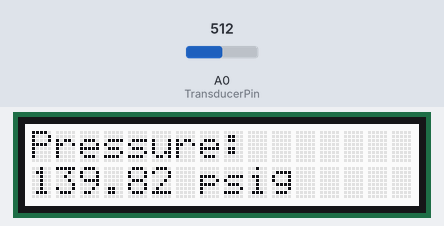
Simulated run of this sketch. Board: Arduino Uno, built with avr-gcc and run on an emulated ATmega328P. Parts: 16×2 character LCD. The inputs (shaded band) are chosen by the test bench; at power-on: A0 (TransducerPin) = 512.

Above: at 1.2 s.
1.3 s: A0 (TransducerPin) set to 716
At 2.5 s:
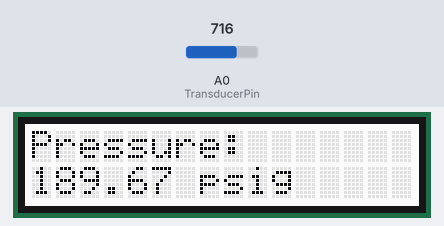
2.8 s: A0 (TransducerPin) set to 900
At 4.0 s:
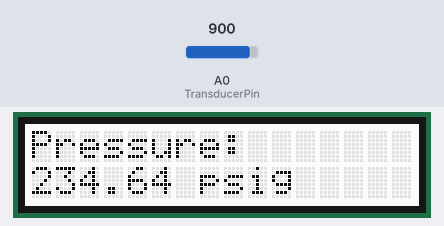
4.3 s: A0 (TransducerPin) set to 1023
At 5.4 s:
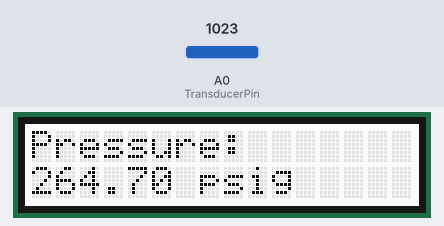
Timing chart, 0 to 7.3 s (numbered marks = the images above; inputs shaded):
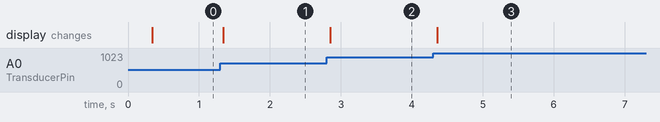

Measured:
- after the input at 1.3 s, the display: changes after 0.05 s (image 1)
- after the input at 2.8 s, the display: changes after 0.05 s (image 2)
- after the input at 4.3 s, the display: changes after 0.06 s (image 3)

The sketch:

Pressure_Transducer.ino
```cpp
//Read Pressure transducer and update display to minimize flickering.
//Richard G. Blair 1/20/2017

// include the library code:
#include <Wire.h>
#include <Adafruit_MCP23017.h>
#include <Adafruit_RGBLCDShield.h>

// The shield uses the I2C SCL and SDA pins. On classic Arduinos
// this is Analog 4 and 5 so you can't use those for analogRead() anymore
// However, you can connect other I2C sensors to the I2C bus and share
// the I2C bus.
Adafruit_RGBLCDShield lcd = Adafruit_RGBLCDShield();

// These #defines make it easy to set the backlight color
#define RED 0x1
#define YELLOW 0x3
#define GREEN 0x2
#define TEAL 0x6
#define BLUE 0x4
#define VIOLET 0x5
#define WHITE 0x7

float TransducerValue=0;
float Pressure=0;
float Prevpressure=0;
byte TransducerPin=0;
String PrintValue;
long starttime;
int timedelay=250;

void setup() {
  // Debugging output
  Serial.begin(9600);
  // set up the LCD's number of columns and rows:
  lcd.begin(16, 2);

  // Print a message to the LCD. We track how long it takes since
  // this library has been optimized a bit and we're proud of it :)
  int time = millis();
  lcd.setCursor(0, 0);//set the cursor to column 0, line 0
  lcd.print("Pressure:");
  lcd.setCursor(0, 1);//set the cursor to column 0, line 1
  lcd.print("  0.00 psig");//Initialize display only numbers will be changed.
  lcd.setBacklight(WHITE);
  starttime=millis();
}

void loop() {
  // set the cursor to column 0, line 1
  // (note: line 1 is the second row, since counting begins with 0):

  if ((millis()-starttime)>timedelay){ //use instead of delay allow Arduino to perform other tasks while waiting to read a value
    starttime=millis();
    lcd.setCursor(0, 1);
    TransducerValue=float(analogRead(TransducerPin));
    //TransducerValue=TransducerValue-102  for real use transducer signal range is from 0.5 to 4.5 now 0 to 4
    Pressure=(TransducerValue*(250.0/1023.0))+14.696;
    //Pressure=(map(TransducerValue,0.0,1023.0,0.0,250.0))+14.696;
    //convert integer read to pressure from a
    //0-5v 200psi max psia transducer and add 14.696 for psig measurement
    //set range to 250 because TransducerValue will be between 0 and 4 volts with a max of 5v or 250 psi (50 psi per volt)
    if (Pressure!=Prevpressure) { //only update LCD when a value changes
      PrintValue=PadString(Pressure,6); //convert to 6 character string
      PrintPressure(PrintValue); //print only numbers to prevent flickering of decimal point
        //Serial.print("[");
        //Serial.print(PrintValue);
        //Serial.println("]");
    }
  }
}

String PadString (float Value, int strlen) {
  String theString;

  theString=String(Value,2);
  while (theString.length()<strlen) {
    theString=" "+theString; //pad string with spaces so it is strlen characters long
  }
  return theString;
}

void PrintPressure (String Value) {
  String number;
  String decimal;

  number=Value.substring(0,3); //get digits before decimal place
  decimal=Value.substring(4); //get digits after decimal place
  lcd.setCursor(0, 1);//set the cursor to column 0, line 1
  lcd.print(number); //print digits before decimal place
  lcd.setCursor(4, 1);//set the cursor to space after decimal place
  lcd.print(decimal); //print digits after decimal place

}
```
